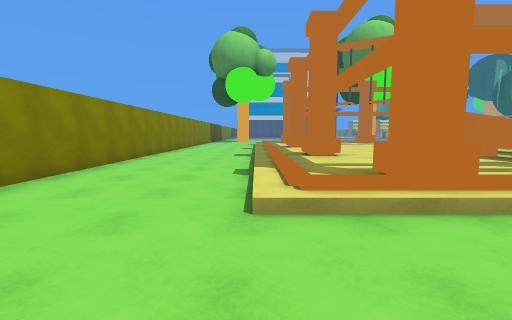
view 1 (above)

24 first-person views from a walk through a scene from a Unity 3-D project. The camera is 1.4 m above the floor, tilts 6° down and sees 90° across. The floor is counted in squares, 2 m on a side. Each view is taken from the middle of a square. On the plan, view 1 faces up. The plan holds only what a view shows up to about 9 squares ahead; the rest is blank. The place goes on beyond the plan. Surface patterns are stand-ins for the level's own textures.

view 2
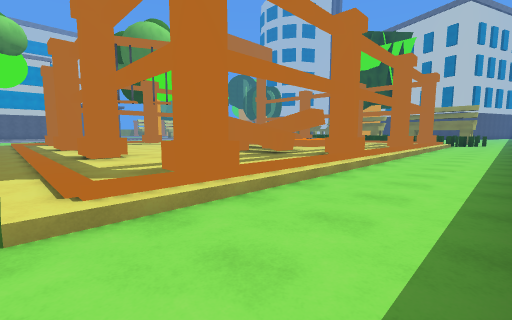

view 3
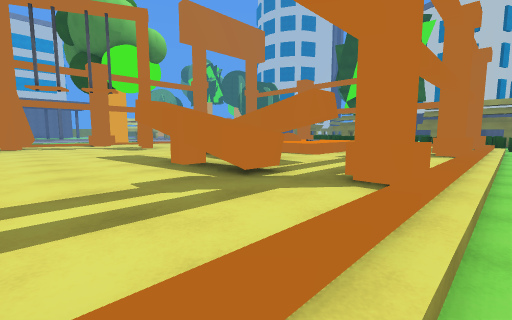

view 4
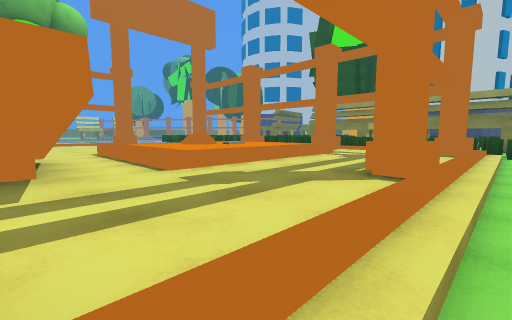

view 5
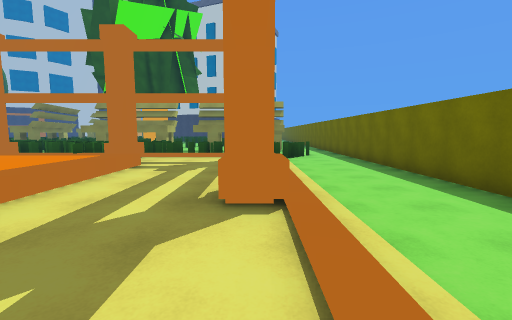

view 6
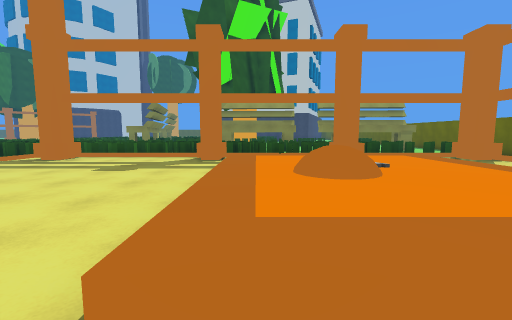

view 7
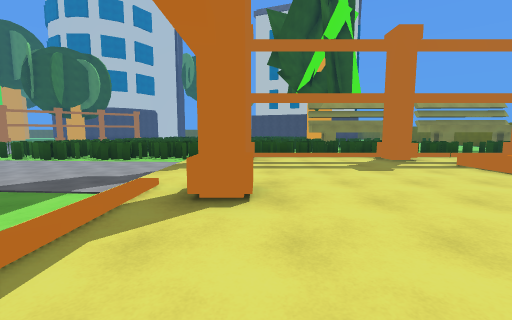

view 8
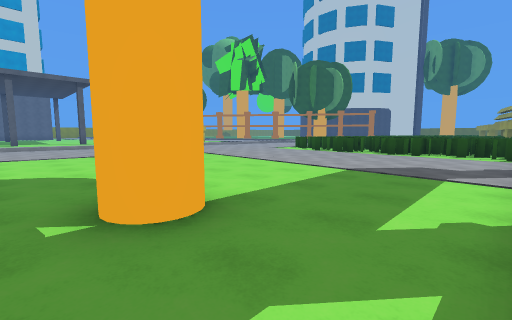

view 9
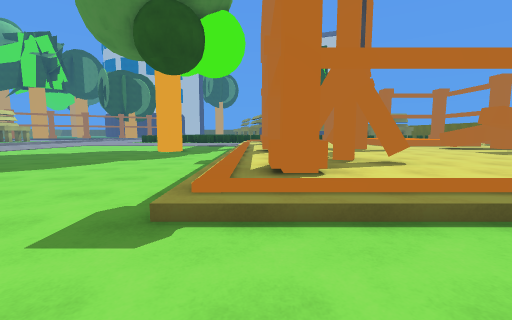

view 10
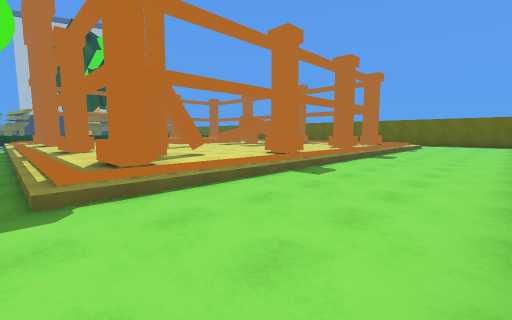

view 11
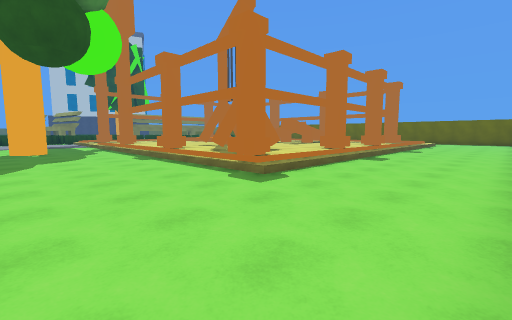

view 12
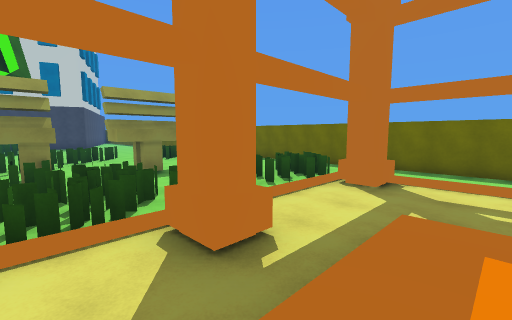

view 13
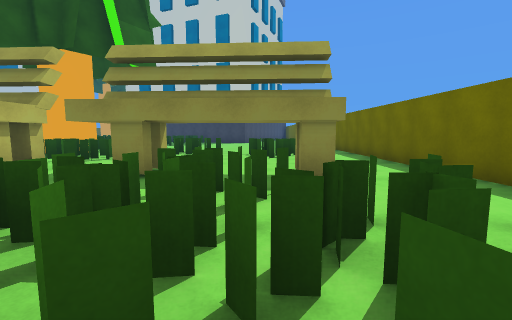

view 14
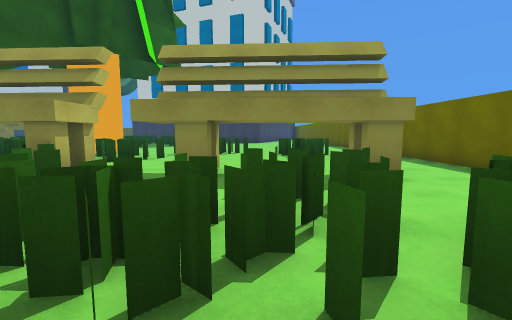

view 15
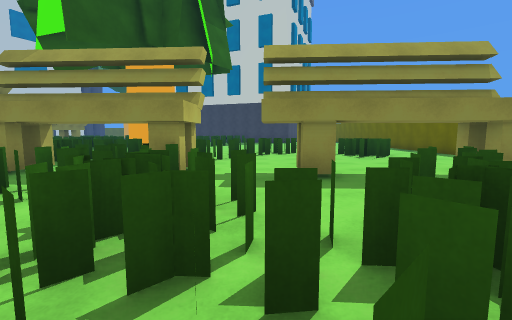

view 16
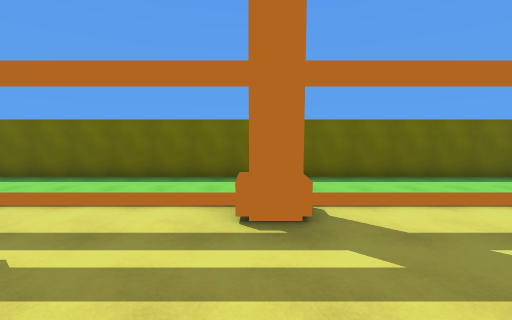

view 17
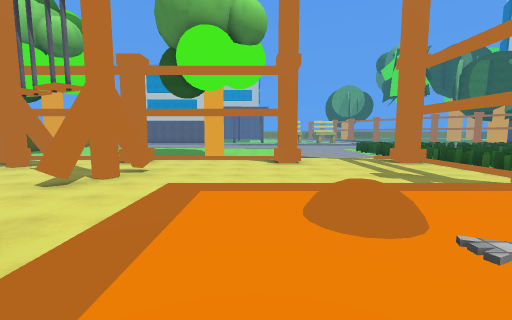

view 18
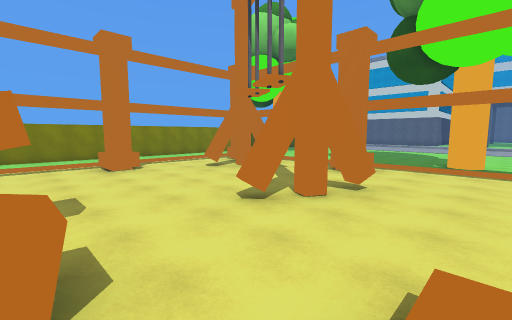

view 19
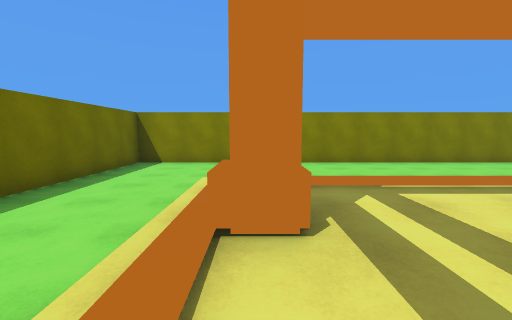

view 20
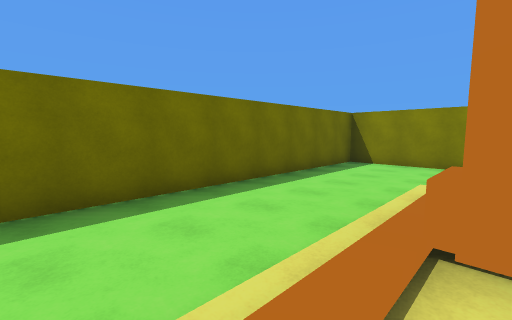

view 21
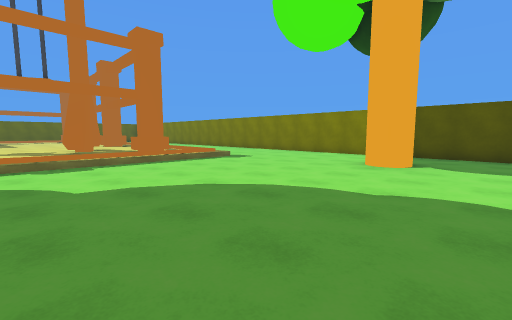

view 22
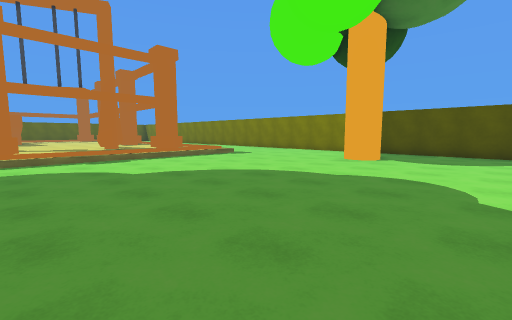

view 23
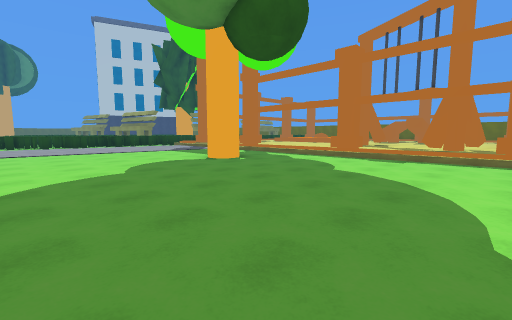

view 24
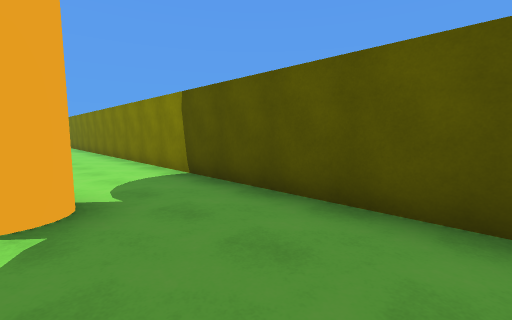

### Floor plan
Key: @ floor where view 1 was taken; # wall or solid block; x gap in a wall; . main floor; : floor 0.25 m higher than the main floor; + floor 0.75 m higher than the main floor; / step, stairs or slope; = window, fence, low wall or low ledge; ^ raised ledge; T tree; O other object.
Columns run from 4 left of view 1 to 26 right of it. Each row starts with its distance up from view 1.
 23 #.................   =
 22 #.................  .=
 21 #....................=
 20 #..T................==
 19 #....................=
 18 #...........T.......===
 17 #....................===
 16 #...////////////////====
 15 #.../:::::::::::::::/===
 14 #.../:O:#:O::::O:::O/==
 13 #.../::#::::::::::::==
 12  .../::::::#::::::::/=      #
 11  .../::::::#::::::::/=   ###=
 10 #.../:O::::::::::::O/=  ##=##TT
  9 #.../::::::::+++++::/= ==# =#T
  8 #.../:::::#^:++O++::====##x=#
  7 #.../:O:::##:+++++:O/===##.=.=
  6 #.../:::::##:+++++::/===....==
  5 #.../:::::^#::::::::/==.#...==
  4 #.../:::::::::::::::/===.....=
  3 #.../:O:::O::::O:::O/===...===
  2 #...////////////////===.#...==
  1 #....................==.......
  0 #...@................. .......
 -1 ##############################

Positions as (right, up) in squares from view 1, and headings:
1: (0, 0), facing up
2: (0, 0), facing up-right
3: (3, 2), facing up-right
4: (7, 2), facing up-right
5: (8, 3), facing right
6: (8, 9), facing right
7: (8, 14), facing right
8: (7, 16), facing up-right
9: (-2, 15), facing right
10: (-3, 16), facing down-right
11: (-3, 19), facing down-right
12: (13, 8), facing down-right
13: (16, 3), facing right
14: (16, 4), facing right
15: (16, 6), facing right
16: (11, 6), facing down
17: (10, 6), facing up
18: (9, 8), facing up-left
19: (4, 3), facing left
20: (4, 3), facing down-left
21: (5, 22), facing down-left
22: (6, 23), facing down-left
23: (2, 23), facing down-right
24: (-1, 23), facing down-left
